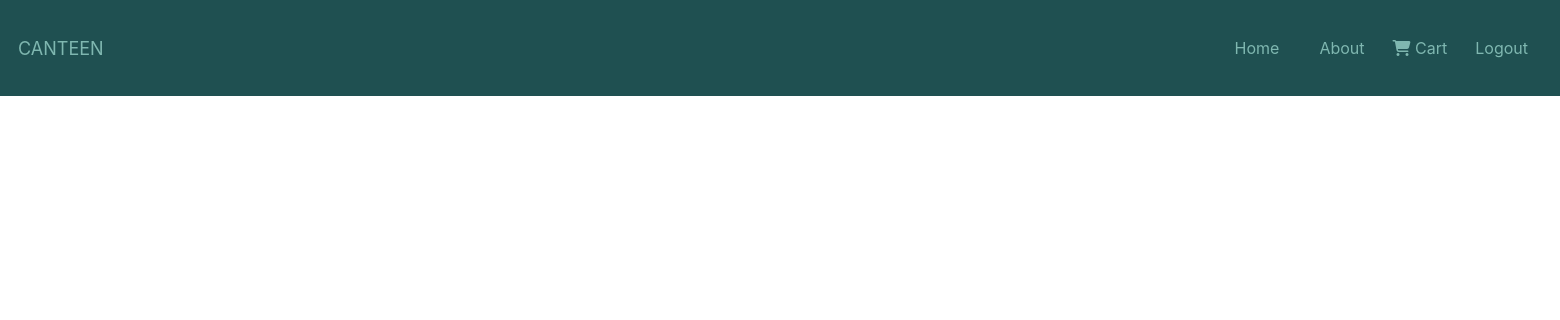
The app's page /lunch/ (signed in), older data.
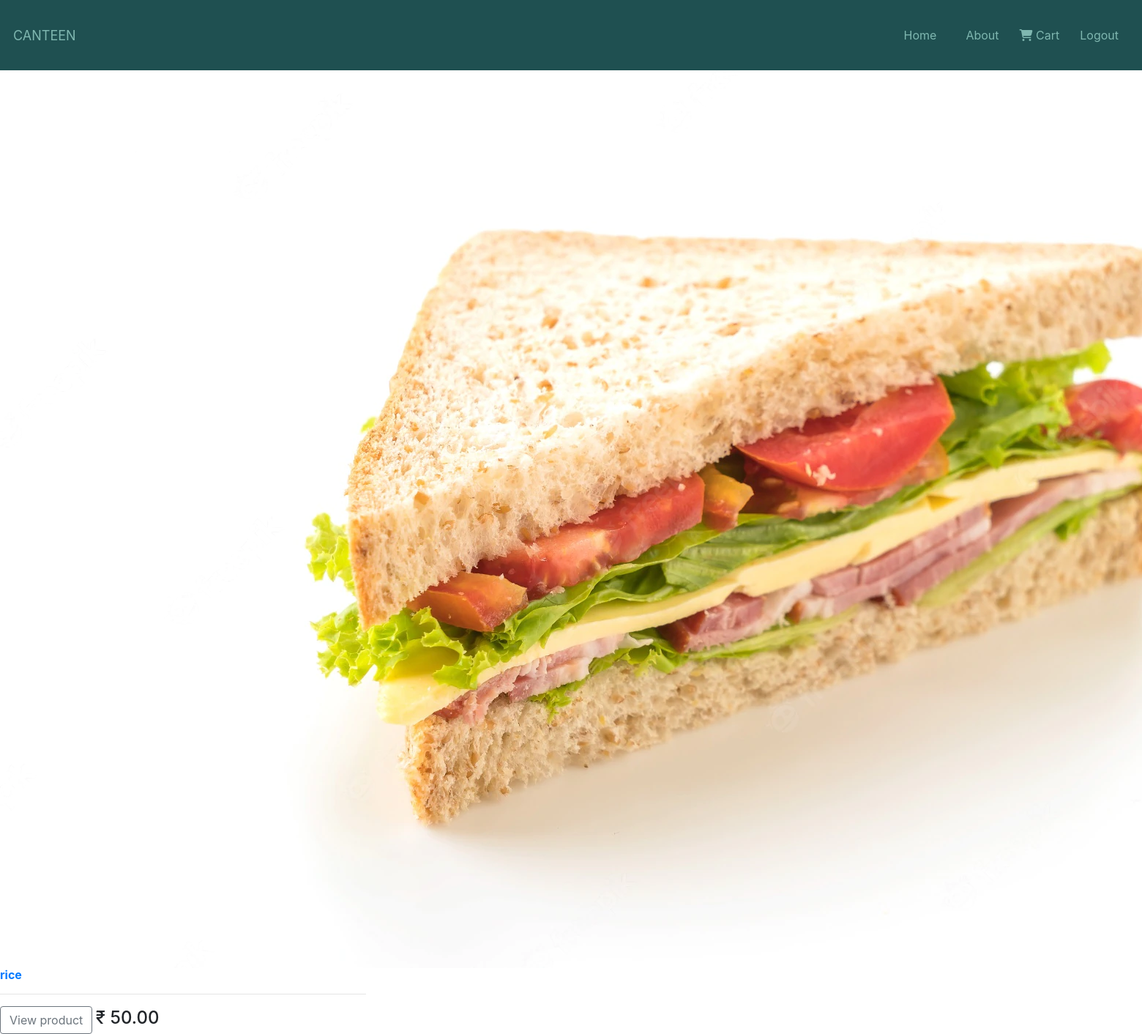
The same page, newer data.
### ordering/models.py (models this page shows, shortened)
class Product(models.Model):
    options=(("Breakfast","Breakfast"),
    ("Lunch","Lunch"),
    ("Todayspl","Todayspl"),)
    name=models.CharField(max_length=100)
    price=models.DecimalField(max_digits=7,decimal_places=2)
    category=models.CharField(max_length=10,choices=options)
    description=models.TextField(max_length=500)
    image=models.ImageField(null=True,blank=True)
    @property
    def ImageURL(self):
        try:
            url = self.image.url
        except:
            url = ''
        return url

### ordering/views.py (the view)
# urls.py: path("lunch/",views.lunch,name="lunch"),
def lunch(request):
    products=Product.objects.all()
    context={"products":products}
    return render(request,"ordering/lunch.html",context)

### ordering/templates/ordering/lunch.html
{% extends "account/base.html" %}
{% block content %}
<div class="row row1">
    {% for product in products %}
    {% if product.category == 'Lunch' %}
    <div class="col-lg-4">
        <a href="{% url 'Productdetail' product.id   %}">
            <img class="thumbnail" src="{{product.ImageURL}}">
            <div class="box-element product">
                <h6><strong>{{product.name}}</strong></h6>
            </a>
            <hr>
            <a href="{% url 'Productdetail' product.id   %}"  class="btn btn-outline-secondary add-btn update-cart">View product</a>
            <h4 style="display: inline-block;float:none">₹ {{product.price|floatformat:2}}</h4>
        </div>
    </div>
    {% endif %}
    {% endfor %}
</div>
{% endblock %}

Row changes from the older to the newer data that the page shows:
added Product: ImageURL (picture), name "rice", price "50.00"
